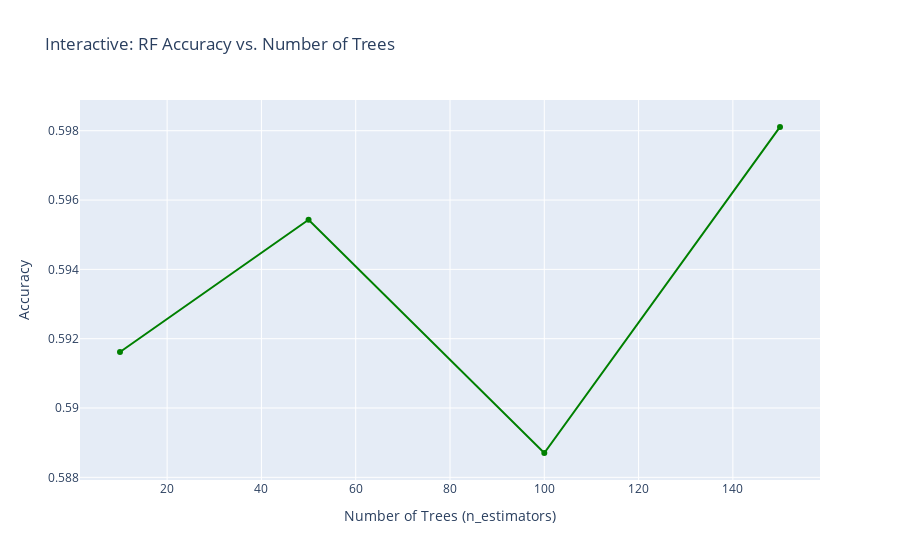

Notebook source saved alongside this figure:
### Code cell
import plotly.graph_objects as go


tree_counts = [10, 50, 100, 150]
rf_accuracies = []

for n in tree_counts:
    temp_rf = RandomForestClassifier(n_estimators=n, max_depth=5, n_jobs=-1, random_state=42)
    
    temp_rf.fit(X_train.sample(10000), y_train.sample(10000))
    rf_accuracies.append(temp_rf.score(X_test, y_test))

fig = go.Figure(data=go.Scatter(x=tree_counts, y=rf_accuracies, mode='lines+markers', line=dict(color='green')))
fig.update_layout(title='Interactive: RF Accuracy vs. Number of Trees', 
                  xaxis_title='Number of Trees (n_estimators)', 
                  yaxis_title='Accuracy')
fig.show()

### Figure 1 — Plotly figure (JSON) as saved in the notebook; plotly's stock layout.template omitted (floating-point values rounded to 4 significant figures)
{"data": [{"line": {"color": "green"}, "mode": "lines+markers", "type": "scatter", "x": [10, 50, 100, 150], "y": [0.5916, 0.5954, 0.5887, 0.5981]}], "layout": {"autosize": true, "title": {"text": "Interactive: RF Accuracy vs. Number of Trees"}, "xaxis": {"autorange": false, "range": [1.517, 158.5], "title": {"text": "Number of Trees (n_estimators)"}, "type": "linear"}, "yaxis": {"autorange": false, "range": [0.5879, 0.5989], "title": {"text": "Accuracy"}, "type": "linear"}}}
